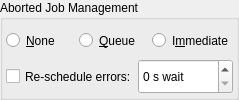
      <widget class="QGroupBox" name="errorHandlingGroup">
       <property name="toolTip">
        <string>&lt;html&gt;&lt;head/&gt;&lt;body&gt;&lt;p&gt;Define what should happen when a job steps into an error or aborts:&lt;/p&gt;&lt;ul style="margin-top: 0px; margin-bottom: 0px; margin-left: 0px; margin-right: 0px; -qt-list-indent: 1;"&gt;&lt;li style=" margin-top:12px; margin-bottom:0px; margin-left:0px; margin-right:0px; -qt-block-indent:0; text-indent:0px;"&gt;&lt;span style=" font-weight:600;"&gt;Don't re-schedule&lt;/span&gt;: Don't restart the job in case of an error or an abort.&lt;/li&gt;&lt;li style=" margin-top:0px; margin-bottom:0px; margin-left:0px; margin-right:0px; -qt-block-indent:0; text-indent:0px;"&gt;&lt;span style=" font-weight:600;"&gt;Re-schedule after all terminated&lt;/span&gt;: If a job gets aborted, the scheduler will only re-schedule it if when all jobs are finished or aborted. If this is the case, the scheduler re-schedules all aborted jobs and sleeps for the given delay.&lt;/li&gt;&lt;li style=" margin-top:0px; margin-bottom:12px; margin-left:0px; margin-right:0px; -qt-block-indent:0; text-indent:0px;"&gt;&lt;span style=" font-weight:600;"&gt;Re-schedule immediately&lt;/span&gt;: As soon as a job gets aborted, the scheduler will re-schedule it and waits the given delay.&lt;/li&gt;&lt;/ul&gt;&lt;p&gt;If the option for re-scheduling errors is selected, errors are handled like aborts. Otherwise, jobs that step into an error are never re-scheduled.&lt;/p&gt;&lt;/body&gt;&lt;/html&gt;</string>
       </property>
       <property name="title">
        <string>Aborted Job Management</string>
       </property>
       <layout class="QVBoxLayout" name="verticalLayout_9">
        <property name="spacing">
         <number>1</number>
        </property>
        <property name="leftMargin">
         <number>3</number>
        </property>
        <property name="topMargin">
         <number>3</number>
        </property>
        <property name="rightMargin">
         <number>3</number>
        </property>
        <property name="bottomMargin">
         <number>3</number>
        </property>
        <item>
         <layout class="QHBoxLayout" name="horizontalLayout_4">
          <property name="spacing">
           <number>1</number>
          </property>
          <item>
           <widget class="QRadioButton" name="errorHandlingDontRestartButton">
            <property name="sizePolicy">
             <sizepolicy hsizetype="Minimum" vsizetype="Preferred">
              <horstretch>0</horstretch>
              <verstretch>0</verstretch>
             </sizepolicy>
            </property>
            <property name="toolTip">
             <string>Do not re-schedule aborted jobs.</string>
            </property>
            <property name="text">
             <string>&amp;None</string>
            </property>
            <attribute name="buttonGroup">
             <string notr="true">errorHandlingButtonGroup</string>
            </attribute>
           </widget>
          </item>
          <item>
           <widget class="QRadioButton" name="errorHandlingRestartQueueButton">
            <property name="sizePolicy">
             <sizepolicy hsizetype="Minimum" vsizetype="Preferred">
              <horstretch>0</horstretch>
              <verstretch>0</verstretch>
             </sizepolicy>
            </property>
            <property name="toolTip">
             <string>Re-schedule aborted jobs as soon as all executable jobs are either completed or aborted.</string>
            </property>
            <property name="text">
             <string>&amp;Queue</string>
            </property>
            <attribute name="buttonGroup">
             <string notr="true">errorHandlingButtonGroup</string>
            </attribute>
           </widget>
          </item>
          <item>
           <widget class="QRadioButton" name="errorHandlingRestartImmediatelyButton">
            <property name="sizePolicy">
             <sizepolicy hsizetype="Minimum" vsizetype="Preferred">
              <horstretch>0</horstretch>
              <verstretch>0</verstretch>
             </sizepolicy>
            </property>
            <property name="toolTip">
             <string>Re-schedule an aborted job immediately.</string>
            </property>
            <property name="text">
             <string>I&amp;mmediate</string>
            </property>
            <attribute name="buttonGroup">
             <string notr="true">errorHandlingButtonGroup</string>
            </attribute>
           </widget>
          </item>
         </layout>
        </item>
        <item>
         <layout class="QHBoxLayout" name="horizontalLayout_5">
          <property name="spacing">
           <number>1</number>
          </property>
          <item>
           <widget class="QCheckBox" name="errorHandlingRescheduleErrorsCB">
            <property name="sizePolicy">
             <sizepolicy hsizetype="Minimum" vsizetype="Preferred">
              <horstretch>0</horstretch>
              <verstretch>0</verstretch>
             </sizepolicy>
            </property>
            <property name="toolTip">
             <string>Treat errors like aborts.</string>
            </property>
            <property name="text">
             <string>Re-schedule errors:</string>
            </property>
           </widget>
          </item>
          <item>
           <widget class="QSpinBox" name="errorHandlingStrategyDelay">
            <property name="sizePolicy">
             <sizepolicy hsizetype="Minimum" vsizetype="Preferred">
              <horstretch>0</horstretch>
              <verstretch>0</verstretch>
             </sizepolicy>
            </property>
            <property name="toolTip">
             <string>Delay in seconds.</string>
            </property>
            <property name="suffix">
             <string> s wait</string>
            </property>
            <property name="maximum">
             <number>10000</number>
            </property>
            <property name="singleStep">
             <number>10</number>
            </property>
           </widget>
          </item>
         </layout>
        </item>
       </layout>
      </widget>
